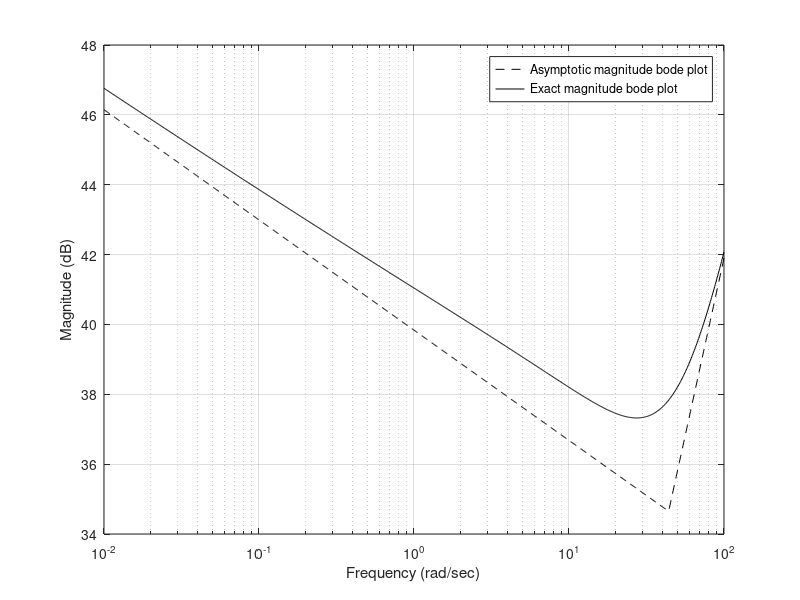

Here is the MATLAB script that generated this plot:
clc;
clf;
clear all;
close all;
Kp = 15.2864;
Ki = 98.1268;
Kd = 1.1625;
mew = 0.1578;
ita = 1.0148;

Wcr = (abs(Ki/Kd))^(1/(mew+ita));

w = logspace(-2 , 2, 1000);
mask = w < Wcr;
%  mask1 = w < Wcr1
% mag1 = 20*log10(Kp)*ones(size(w));
mag2 = 20*log10(Kp)*ones(size(w));
% mag3 = 20*log10(K)*ones(size(w));
mag4 =  (mask).*(20*log10(Ki/Kp)) + (~mask).*(20*(mew + ita)*log10(w)+ 20*log10(Kd/Kp) );
mag5 = -20*mew*log10(w);
% mag6 =  (mask1).*(-20*log10(1)) + (~mask1).*(-20*log10(62*w));

% combined = mag1 + mag2 + mag3 + mag4 + mag5 + mag6 ;
 combined = mag2 + mag4 +mag5;
 
figure(1);
plot(1,1);
semilogx(w, combined,'Color','black')
xlabel('Frequency(rad/sec)');
ylabel('Magnitude dB');
grid on;
legend('Asymptotic magnitude bode plot','Location','NorthEast')


plot(1,1);
semilogx(w, combined,'Color','black','LineStyle','--')
xlabel('Frequency(rad/sec)');
ylabel('Magnitude dB');
grid on;
hold on;

 
clc;
clear 
Kp = 15.2864;
Ki = 98.1268;
Kd = 1.1625;
mew = 0.1578;
ita = 1.0148;
%  K= 0.55;
%  T = 62;

w=logspace(-2,2,1000);
Mag=@(w) (20*log10(abs(sqrt(Kp).^2)) + 20*log10(abs(sqrt((Kd/Kp)*(i.*w).^(mew+ita) + ((i.*w).^mew) + (Ki/Kp)).^2)) - 20*log10(abs(sqrt(i*w).^mew).^2));   
semilogx(w,Mag(w) ,'Color','black');
hold on;
grid on;
xlabel('Frequency (rad/sec)');
ylabel('Magnitude (dB)');
legend('Asymptotic magnitude bode plot','Exact magnitude bode plot','Location','NorthEast')

